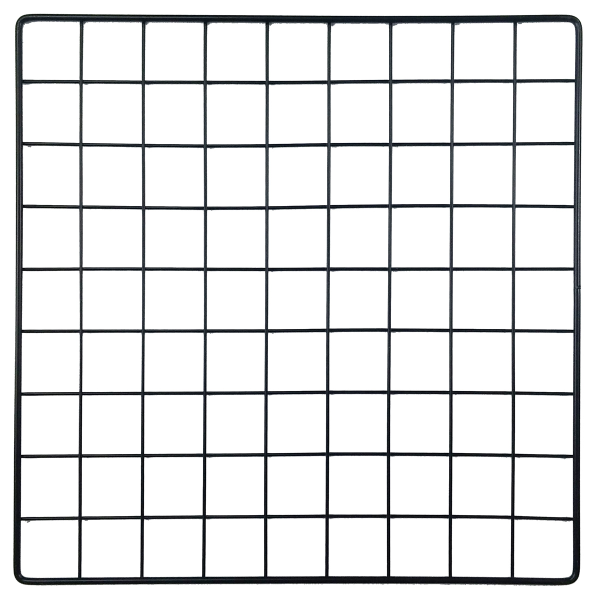
#> input picture image_warping/resource/grid.jpg, 1200 x 1200 px (shown at 1/2 size)
$ python swirl.py
#> lines starting #> are read from the running program, lines starting #| are printed output that depends on the picture
from skimage.transform import swirl
import matplotlib.image as mpimg

grid = mpimg.imread('./resource/grid.jpg').copy()
#> grid is the input picture: shape (1200, 1200, 3); mean R, G, B 227.3, 227.9, 228.5
print(grid.shape)
#| (1200, 1200, 3)
swirled = swirl(grid, rotation=0, strength=8, radius=800)
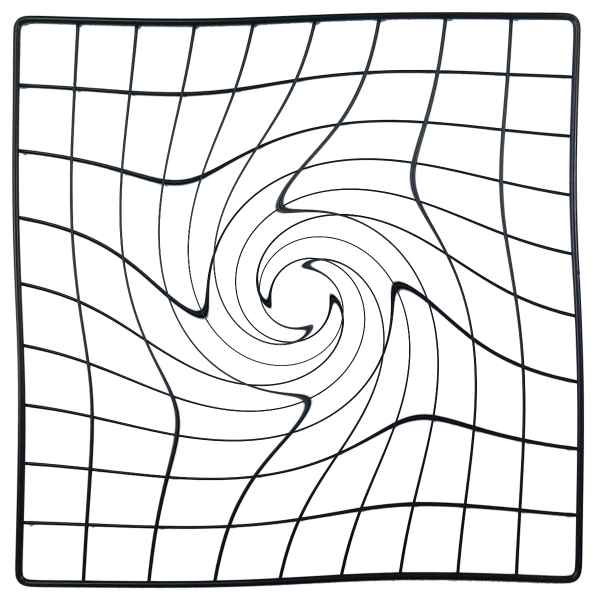
#> swirled: shape (1200, 1200, 3) float64 (shown at 1/2 size); mean R, G, B 0.891, 0.894, 0.896
mpimg.imsave('./resource/swirl.jpg', swirled)
